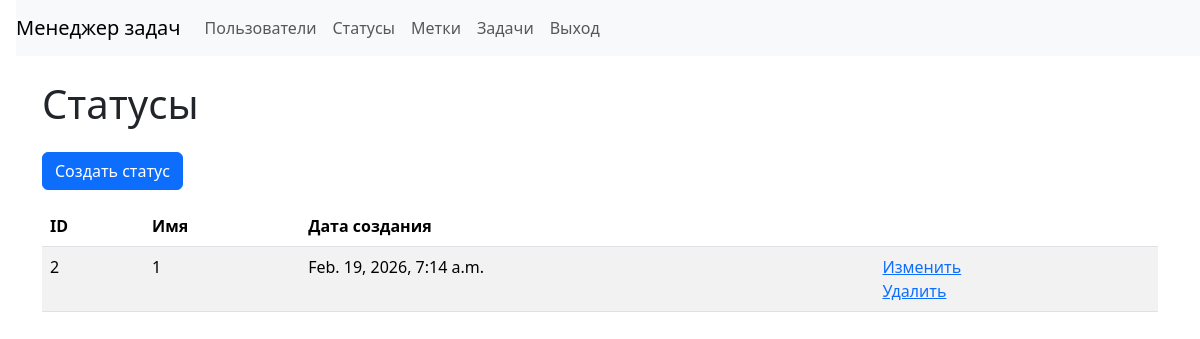
Screenshot of /statuses/ (signed in) with the database file from the repository.
### src/task_manager/models.py (models this page shows, shortened)
class Status(models.Model):
    name = models.CharField(max_length=255, unique=True, verbose_name='Имя')
    created_at = models.DateTimeField(auto_now_add=True, verbose_name='Дата создания')

### src/task_manager/views.py (the view)
# urls.py: path('statuses/', StatusListView.as_view(), name='statuses_list'),
class StatusListView(LoginRequiredMixin, ListView):
    model = Status
    template_name = 'statuses/list.html'
    context_object_name = 'statuses'

### src/templates/statuses/list.html
{% extends "layouts/base.html" %}
{% block content %}
<h1 class="my-4">
  Статусы
</h1>
<a class="btn btn-primary mb-3" href="{% url 'status_create' %}">Создать статус</a>
<table class="table table-striped">
  <thead>
    <tr>
      <th>ID</th>
      <th>Имя</th>
      <th>Дата создания</th>
      <th></th>
    </tr>
  </thead>
  <tbody>
    {% for status in statuses %}
    <tr>
      <td>{{ status.id }}</td>
      <td>{{ status.name }}</td>
      <td>{{ status.created_at }}</td>
      <td>
        <a href="{% url 'status_update' status.id %}">Изменить</a>
        <br>
        <a href="{% url 'status_delete' status.id %}">Удалить</a>
      </td>
    </tr>
    {% empty %}
    <tr>
      <td colspan="4">Нет статусов</td>
    </tr>
    {% endfor %}
  </tbody>
</table>
{% endblock %}

### rows the page displays
Status: id "2", name "1", created_at "Feb. 19, 2026, 7:14 a.m."
